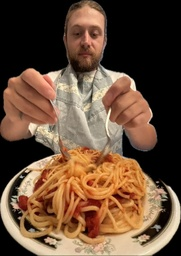
#> input picture website/images/assignment-2/2.1/pasta-boy.jpg, 181 x 256 px, shrunk from 635 x 900 before the run, found by its file name
$ python conv.py
#> lines starting #> are read from the running program, lines starting #| are printed output that depends on the picture
### Assignment 2/src/common.py
"""Shared helpers for the Assignment 2 scripts."""

import argparse
from datetime import datetime
from pathlib import Path

import cv2
import numpy as np
from PIL import Image, ImageOps
from scipy.signal import convolve2d

DATA_DIR = Path(__file__).resolve().parent.parent / "data"
WEB_DIR = Path(__file__).resolve().parents[2] / "website" / "images" / "assignment-2"

# Finite difference operators
DX = np.array([[1.0, 0.0, -1.0]])
DY = DX.T
D45 = np.array([[0.0, 0.0, 1.0], [0.0, 0.0, 0.0], [-1.0, 0.0, 0.0]])
D135 = np.fliplr(D45)


def load_image(path, gray=False):
    """Load an image as float32 in [0, 1], grayscale or RGB."""
    img = ImageOps.exif_transpose(Image.open(path))
    return np.asarray(img.convert("L" if gray else "RGB"), dtype=np.float32) / 255.0


def save_image(path, img):
    Image.fromarray((np.clip(img, 0, 1) * 255).astype(np.uint8)).save(path, quality=95)


# [19 lines left out: functions gaussian_2d, gaussian_blur, resize, not called in this run]


def signed(img):
    """Map a signed image to [0, 1] with zero at mid grey."""
    return 0.5 + img / (2 * np.abs(img).max())


def web_dir(part):
    """Create and return WEB_DIR/<part>/."""
    path = WEB_DIR / part
    path.mkdir(parents=True, exist_ok=True)
    return path


# [6 lines left out: function find_images, not called in this run]


def parse_args(defaults):
    """One --flag per default; the type comes from the default value."""
    parser = argparse.ArgumentParser()
    for name, value in defaults.items():
        parser.add_argument(f"--{name}", type=type(value), default=value)
    return vars(parser.parse_args())


# [7 lines left out: function run_dir, not called in this run]

### Assignment 2/src/conv.py
"""Part 1.1: convolution from scratch compared with scipy.signal.convolve2d."""

import time

import numpy as np
from scipy.signal import convolve2d

from common import D45, D135, DATA_DIR, DX, DY, load_image, parse_args, save_image, signed, web_dir

DEFAULTS = {
    "image": "pasta-boy.jpg",
    "box": 9,
}


def pad(img, kernel):
    """Zero pad so the output matches scipy's mode="same"."""
    kh, kw = kernel.shape
    return np.pad(img, ((kh // 2, (kh - 1) // 2), (kw // 2, (kw - 1) // 2)))


def conv4(img, kernel):
    """Convolution with four loops."""
    k = kernel[::-1, ::-1]
    kh, kw = k.shape
    p = pad(img, k)
    out = np.zeros_like(img)
    for i in range(img.shape[0]):
        for j in range(img.shape[1]):
            total = 0.0
            for u in range(kh):
                for v in range(kw):
                    total += p[i + u, j + v] * k[u, v]
            out[i, j] = total
    return out


def conv2(img, kernel):
    """Convolution with two loops."""
    k = kernel[::-1, ::-1]
    kh, kw = k.shape
    p = pad(img, k)
    out = np.zeros_like(img)
    for i in range(img.shape[0]):
        for j in range(img.shape[1]):
            out[i, j] = np.sum(p[i:i + kh, j:j + kw] * k)
    return out


def scipy_conv(img, kernel):
    return convolve2d(img, kernel, mode="same", boundary="fill", fillvalue=0)


def main():
    p = parse_args(DEFAULTS)
    out = web_dir("1.1")
    img = load_image(DATA_DIR / p["image"], gray=True)
#> in load_image, img is the input picture: PIL image 181x256 RGB; mean R, G, B 105.1, 77.8, 57
#> in load_image, `return np.asarray(img.convert("L" if gray else "RGB"), dtype=np.float3..`:
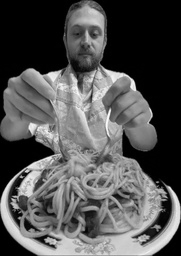
#> returned value: shape (256, 181) float32; min 0, max 0.984, mean 0.328
    save_image(out / "gray.jpg", img)

    box = np.ones((p["box"], p["box"])) / p["box"] ** 2
    results = {}
    for name, fn in [("four_loops", conv4), ("two_loops", conv2), ("scipy", scipy_conv)]:
        t = time.time()
        results[name] = fn(img, box)
        print(f"{name:10s} {time.time() - t:8.3f}s")
        save_image(out / f"box_{name}.jpg", results[name])
#> this loop made 3 passes
#> pass 1, in conv4, `p = pad(img, k)`:
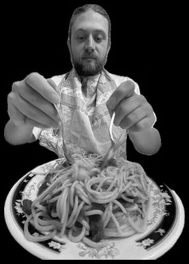
#> p: shape (264, 189) float32; min 0, max 0.984, mean 0.304
#> pass 1, in save_image (call 2), `Image.fromarray((np.clip(img, 0, 1) * 255).astype(np.uint8)).save(path..`:
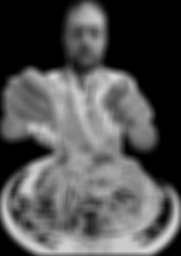
#> saved as box_four_loops.jpg: PIL image 181x256 L; min 0, max 215, mean 82.4
#> after the loop, results = 3 items
    for name in ["four_loops", "two_loops"]:
        print(f"max |{name} - scipy| = {np.abs(results[name] - results['scipy']).max():.2e}")
#> this loop made 2 passes
#| max |four_loops - scipy| = 2.98e-08
#| max |two_loops - scipy| = 2.98e-08

    for name, d in [("dx", DX), ("dy", DY), ("d45", D45), ("d135", D135)]:
        mine = conv2(img, d)
        print(f"max |{name} two_loops - scipy| = {np.abs(mine - scipy_conv(img, d)).max():.2e}")
        save_image(out / f"{name}.jpg", signed(mine))
#> this loop made 4 passes
#| max |dx two_loops - scipy| = 2.98e-08
#| max |dy two_loops - scipy| = 2.98e-08
#| max |d45 two_loops - scipy| = 2.98e-08
#| max |d135 two_loops - scipy| = 2.98e-08
#> pass 1, in conv2 (call 2), `p = pad(img, k)`:
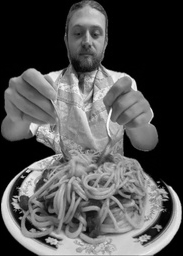
#> p: shape (256, 183) float32; min 0, max 0.984, mean 0.324
#> pass 1, in main, `mine = conv2(img, d)`:
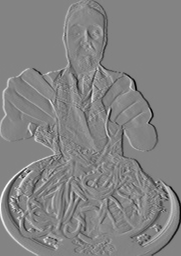
#> mine: shape (256, 181) float32; min -0.953, max 0.894, mean -7.8e-05; drawn with min black and max white
#> after the loop:
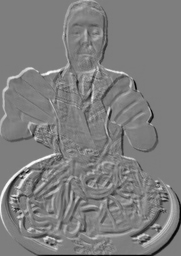
#> mine: shape (256, 181) float32; min -0.922, max 0.937, mean 0.00141; drawn with min black and max white


if __name__ == "__main__":
    main()
